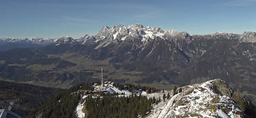
#> input picture assets/pythonsnacks/clustering/dachstein.png, 256 x 118 px, shrunk from 2110 x 976 before the run
$ python ClusteringDemo.py
#> lines starting #> are read from the running program, lines starting #| are printed output that depends on the picture
#!/usr/bin/env python3
"""
==============================================================
IMAGE SEGMENTATION DEMO — USING KMEANS OR GMM (NO RESIZING)
==============================================================

This demo segments an image into visually coherent regions
based on pixel color and spatial position.

Supported methods:
------------------
- KMeans:     assigns each pixel to one of K clusters
- GMM:        Gaussian Mixture Model with soft (probabilistic) memberships

Outputs:
--------
- segmentation_flexible.png   (hard segmentation)
- soft_blended.png            (soft color mixture, only if GMM)
- soft_cluster{k}.png         (per-cluster membership maps, only if GMM)
- soft_entropy.png            (uncertainty / entropy map, only if GMM)

Dependencies:
-------------
pip install numpy pillow matplotlib scikit-learn
"""

from pathlib import Path
from typing import Optional, Tuple
import numpy as np
from PIL import Image
import matplotlib.pyplot as plt

# --- scikit-learn imports ---
from sklearn.cluster import KMeans
from sklearn.mixture import GaussianMixture
from sklearn.preprocessing import StandardScaler
from matplotlib.colors import rgb_to_hsv, hsv_to_rgb


# ===================== CONFIGURATION =====================
IMAGE_PATH       = "dachstein.png"   # Path to your image file
OUTPUT_FIG       = "segmentation_flexible.png"  # main output filename
N_CLUSTERS       = 10                 # Number of clusters (K)
CLUSTER_METHOD   = "gmm"          # "kmeans" or "gmm"
COLOR_SPACE      = "rgb"             # "rgb" or "hsv" (feature space)
INCLUDE_XY       = True              # Include pixel coordinates as features
XY_SCALE         = 0.25              # Relative weight of XY features
STANDARDIZE      = True              # Apply feature standardization
RANDOM_STATE     = 0                 # Reproducibility seed
# ==========================================================


# ---------------------------------------------------------------------
# 1. IMAGE LOADING AND PREPROCESSING
# ---------------------------------------------------------------------

def load_image(path: str | Path) -> np.ndarray:
    """
    Load an image, convert to RGB, and return a float32 array in [0,1].
    The original resolution is preserved — no resizing or cropping.
    """
    img = Image.open(path).convert("RGB")
    return np.asarray(img, dtype=np.float32) / 255.0


def to_color_space(img_rgb: np.ndarray, color_space: str) -> np.ndarray:
    """
    Convert image to the desired color space.
    Supports only 'rgb' (identity) and 'hsv' (Hue-Saturation-Value).
    """
    cs = color_space.lower()
    if cs == "rgb":
        return img_rgb
    if cs == "hsv":
        return rgb_to_hsv(img_rgb).astype(np.float32)
    raise ValueError("COLOR_SPACE must be 'rgb' or 'hsv'.")


# ---------------------------------------------------------------------
# 2. FEATURE CONSTRUCTION
# ---------------------------------------------------------------------

def build_features(
    img_rgb: np.ndarray,
    color_space: str = "rgb",
    include_xy: bool = True,
    xy_scale: float = 0.25,
    standardize: bool = True,
) -> tuple[np.ndarray, Optional[StandardScaler]]:
    """
    Construct per-pixel feature vectors.

    Each pixel contributes:
        - 3 color components (RGB or HSV)
        - optionally 2 coordinates (y,x) normalized to [0,1] and scaled

    Returns:
        X: (H*W, D) feature matrix (rows = pixels, columns = features)
        scaler: fitted StandardScaler or None
    """
    H, W, _ = img_rgb.shape

    # Convert to desired color representation
    img_cs = to_color_space(img_rgb, color_space)

    # Flatten color channels → shape (N,3)
    color_feat = img_cs.reshape(-1, 3).astype(np.float32)

    # Optionally append spatial coordinates
    feats = [color_feat]
    if include_xy:
        # Create normalized coordinate grid
        y = np.linspace(0, 1, H, dtype=np.float32)
        x = np.linspace(0, 1, W, dtype=np.float32)
        yy, xx = np.meshgrid(y, x, indexing="ij")
        xy = np.stack([yy.ravel(), xx.ravel()], axis=1) * xy_scale
        feats.append(xy.astype(np.float32))

    # Combine color and coordinate features
    X = np.concatenate(feats, axis=1)

    # Optional normalization (zero mean, unit variance per feature)
    scaler = None
    if standardize:
        scaler = StandardScaler()
        X = scaler.fit_transform(X)

    return X, scaler


# ---------------------------------------------------------------------
# 3. CLUSTERING
# ---------------------------------------------------------------------

def run_clustering(X: np.ndarray, method: str, n_clusters: int) -> Tuple[np.ndarray, Optional[np.ndarray]]:
    """
    Run pixel-level clustering using the chosen method.

    Arguments:
        X           : feature matrix (H*W, D)
        method      : "kmeans" or "gmm"
        n_clusters  : number of clusters (K)

    Returns:
        labels  : (N,) hard cluster assignments
        probs   : (N,K) soft probabilities (only for GMM)
    """
    method = method.lower()
    if method == "kmeans":
        # KMeans provides hard assignments only
        km = KMeans(n_clusters=n_clusters, n_init=10, random_state=RANDOM_STATE)
        labels = km.fit_predict(X)
        probs = None

    elif method == "gmm":
        # Gaussian Mixture allows probabilistic (soft) assignments
        gmm = GaussianMixture(n_components=n_clusters, random_state=RANDOM_STATE)
        labels = gmm.fit_predict(X)        # cluster with highest probability
        probs  = gmm.predict_proba(X)      # full soft membership matrix
        print(probs)

    else:
        raise ValueError("CLUSTER_METHOD must be 'kmeans' or 'gmm'.")

    return labels, probs


# ---------------------------------------------------------------------
# 4. VISUALIZATION UTILITIES
# ---------------------------------------------------------------------

def colorize_labels(labels_2d: np.ndarray) -> np.ndarray:
    """
    Assign visually distinct colors to integer cluster labels.

    - Uses evenly spaced hues around the HSV color wheel.
    - Returns an RGB float32 image in [0,1].
    """
    H, W = labels_2d.shape
    flat = labels_2d.ravel()
    uniq = np.unique(flat)
    K = len(uniq)

    if K <= 1:
        return np.ones((H, W, 3), dtype=np.float32)

    # Map arbitrary label IDs → [0..K-1]
    id_map = {lab: i for i, lab in enumerate(uniq)}
    idx = np.vectorize(id_map.get)(flat)

    # Build HSV colors
    hues = np.linspace(0.0, 1.0, K, endpoint=False, dtype=np.float32)
    hsv = np.zeros((flat.size, 3), dtype=np.float32)
    hsv[:, 0] = hues[idx]    # hue depends on cluster id
    hsv[:, 1] = 0.75         # medium saturation
    hsv[:, 2] = 0.95         # bright
    rgb = hsv_to_rgb(hsv).reshape(H, W, 3)
    return rgb


def save_hard_figure(original: np.ndarray, labels_2d: np.ndarray, method_name: str, out_path: str | Path):
    """
    Save a 2-panel figure:
        Left  : original image
        Right : cluster-colored segmentation
    """
    seg_rgb = colorize_labels(labels_2d)
    fig, axes = plt.subplots(1, 2, figsize=(12, 6))
    axes[0].imshow(original)
    axes[0].set_title("Original Image")
    axes[0].axis("off")
    axes[1].imshow(seg_rgb)
    axes[1].set_title(f"{method_name.upper()} — Hard Segmentation")
    axes[1].axis("off")
    fig.tight_layout()
    fig.savefig(out_path, dpi=150, bbox_inches="tight")
    plt.close(fig)


# --------- Soft-clustering visualizations (for GMM only) ---------

def soft_blend(probabilities: np.ndarray) -> np.ndarray:
    """
    Blend cluster colors proportionally to their soft probabilities.
    Produces a smooth, watercolor-like visualization.
    """
    H, W, K = probabilities.shape

    # Define a unique hue for each cluster
    hues = np.linspace(0.0, 1.0, K, endpoint=False, dtype=np.float32)
    hsv = np.zeros((K, 3), dtype=np.float32)
    hsv[:, 0] = hues
    hsv[:, 1] = 0.75
    hsv[:, 2] = 0.95
    cluster_colors = hsv_to_rgb(hsv).astype(np.float32)  # shape (K,3)

    # Blend each pixel’s cluster colors weighted by probabilities
    blended = probabilities @ cluster_colors
    return np.clip(blended, 0.0, 1.0)


def save_soft_visualizations(probs: np.ndarray, H: int, W: int, out_prefix: str = "soft"):
    """
    Save all GMM-specific soft segmentation visualizations:
        1. Blended RGB map (soft_blended.png)
        2. Per-cluster heatmaps (soft_cluster{k}.png)
        3. Entropy (uncertainty) map (soft_entropy.png)
    """
    K = probs.shape[1]
    probs_2d = probs.reshape(H, W, K)

    # --- 1) Blended map ---
    blended = soft_blend(probs_2d)
    plt.imshow(blended)
    plt.title("Soft blended segmentation (GMM)")
    plt.axis("off")
    plt.savefig(f"{out_prefix}_blended.png", dpi=150, bbox_inches="tight")
    plt.close()

    # --- 2) Per-cluster heatmaps ---
    for k in range(K):
        plt.imshow(probs_2d[..., k], vmin=0.0, vmax=1.0, cmap="viridis")
        plt.title(f"Soft membership — cluster {k}")
        plt.axis("off")
        plt.colorbar(fraction=0.046, pad=0.04)
        plt.savefig(f"{out_prefix}_cluster{k}.png", dpi=150, bbox_inches="tight")
        plt.close()

    # --- 3) Entropy map: H(p) = -Σ p_k log(p_k) ---
    eps = 1e-12
    ent = -np.sum(probs_2d * np.log(probs_2d + eps), axis=-1)
    plt.imshow(ent, cmap="magma")
    plt.title("Soft uncertainty (entropy)")
    plt.axis("off")
    plt.colorbar(fraction=0.046, pad=0.04)
    plt.savefig(f"{out_prefix}_entropy.png", dpi=150, bbox_inches="tight")
    plt.close()


# ---------------------------------------------------------------------
# 5. RESULTS SUMMARY
# ---------------------------------------------------------------------

def print_results_info(labels: np.ndarray, method: str, n_clusters: int,
                       probs: Optional[np.ndarray], H: int, W: int):
    """
    Print a concise summary of clustering results:
      - Method, number of clusters, image size
      - Cluster size histogram
      - (if GMM) average confidence and entropy
    """
    N = labels.size
    unique, counts = np.unique(labels, return_counts=True)
    hist = dict(zip(unique.tolist(), counts.tolist()))

    print(f"[OK] Saved: {Path(OUTPUT_FIG).resolve()}")
    if probs is not None:
        print("Also saved: soft_blended.png, soft_cluster{k}.png, soft_entropy.png")

    print(f"[RESULTS] method={method}, K={n_clusters}, image={W}×{H}, pixels={N}")
    print(f"[RESULTS] cluster sizes: {hist}")

    if probs is not None:
        # mean maximum probability and entropy = model certainty indicators
        K = probs.shape[1]
        maxp = probs.max(axis=1).mean()
        eps = 1e-12
        ent = -np.sum(probs * np.log(probs + eps), axis=1).mean()
        print(f"[RESULTS] GMM mean max-prob={maxp:.3f}, mean entropy={ent:.3f} (log(K)={np.log(K):.3f})")
    print()


# ---------------------------------------------------------------------
# 6. MAIN EXECUTION PIPELINE
# ---------------------------------------------------------------------

def main():
    """
    1. Load image (original resolution).
    2. Construct per-pixel feature matrix.
    3. Cluster using KMeans or GMM.
    4. Generate and save visualizations.
    5. Print numerical summary of results.
    """
    path = Path(IMAGE_PATH)
    if not path.is_file():
        print(f"[ERROR] Image not found: {path.resolve()}")
        return

    # --- Step 1: Load image ---
    img = load_image(path)
    H, W, _ = img.shape
#> H = 118; W = 256

    # --- Step 2: Build features ---
    X, _ = build_features(
        img,
        color_space=COLOR_SPACE,
        include_xy=INCLUDE_XY,
        xy_scale=XY_SCALE,
        standardize=STANDARDIZE,
    )

    # --- Step 3: Cluster ---
    labels, probs = run_clustering(X, CLUSTER_METHOD, N_CLUSTERS)
#> (printed output is left out)
    labels_2d = labels.reshape(H, W)
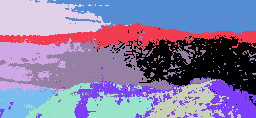
#> labels_2d: shape (118, 256) int64; 10 distinct labels, from 0 to 9; one colour per label, 0 black

    # --- Step 4: Visualizations ---
    save_hard_figure(img, labels_2d, CLUSTER_METHOD, OUTPUT_FIG)
#> in colorize_labels, `uniq = np.unique(flat)`: uniq = [0, 1, 2, 3, 4, 5, 6, 7, 8, 9]
#> in colorize_labels, `K = len(uniq)`: K = 10
#> in colorize_labels, `id_map = {lab: i for i, lab in enumerate(uniq)}`: id_map = 10 items
#> in save_hard_figure, `seg_rgb = colorize_labels(labels_2d)`:
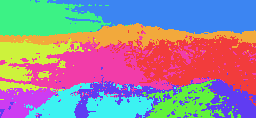
#> seg_rgb: shape (118, 256, 3) float32; mean of channels 0, 1, 2 0.607, 0.539, 0.601; drawn as R, G, B
#> in save_hard_figure, `fig.savefig(out_path, dpi=150, bbox_inches="tight")`:
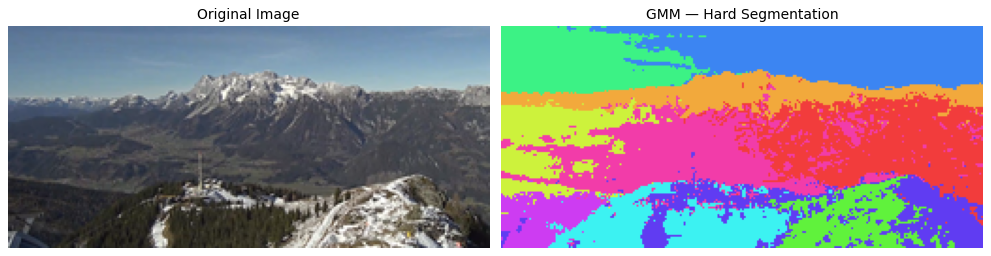
#> figure drawn by matplotlib, 2 panels
    if probs is not None:
        save_soft_visualizations(probs, H, W, out_prefix="soft")
#> in soft_blend, `blended = probabilities @ cluster_colors`:
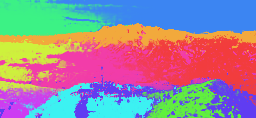
#> blended: shape (118, 256, 3) float64; mean of channels 0, 1, 2 0.606, 0.537, 0.606; drawn as R, G, B
#> the loop in save_soft_visualizations, `for k in range(K):` made 10 passes
#> pass 1, in save_soft_visualizations, `plt.savefig(f"{out_prefix}_cluster{k}.png", dpi=150, bbox_inches="tigh..`:
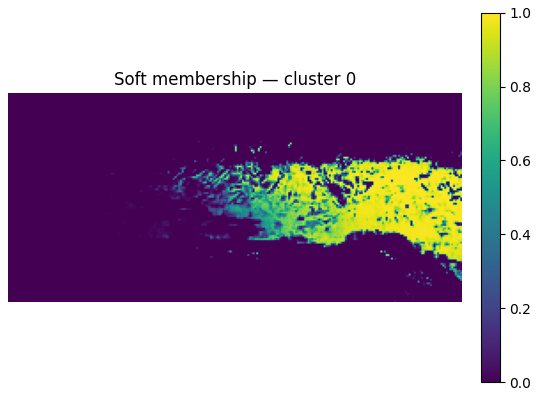
#> figure drawn by matplotlib, 2 panels
#> in save_soft_visualizations, `ent = -np.sum(probs_2d * np.log(probs_2d + eps), axis=-1)`:
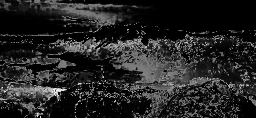
#> ent: shape (118, 256) float64; min -1e-12, max 1.41, mean 0.203; drawn with min black and max white
#> in save_soft_visualizations, `plt.savefig(f"{out_prefix}_entropy.png", dpi=150, bbox_inches="tight")`:
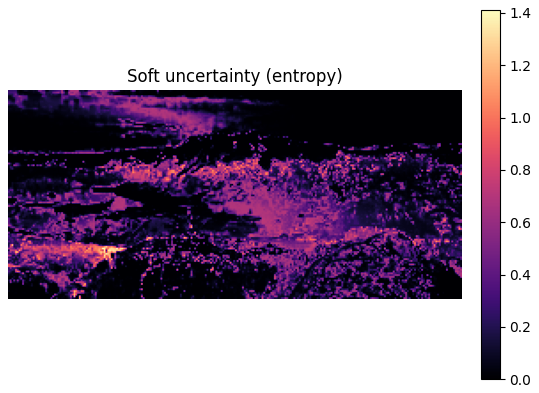
#> figure drawn by matplotlib, 2 panels

    # --- Step 5: Print summary ---
    print_results_info(labels, CLUSTER_METHOD, N_CLUSTERS, probs, H, W)
#> in print_results_info, `unique, counts = np.unique(labels, return_counts=True)`: unique = [0, 1, 2, 3, 4, 5, 6, 7, 8, 9]; counts = [4558, 2776, 2089, 1652, 2957, 2407, 5033, 2744, 1128, 4864]
#> in print_results_info, `hist = dict(zip(unique.tolist(), counts.tolist()))`: hist = 10 items
#| [RESULTS] method=gmm, K=10, image=256×118, pixels=30208
#| [RESULTS] cluster sizes: {0: 4558, 1: 2776, 2: 2089, 3: 1652, 4: 2957, 5: 2407, 6: 5033, 7: 2744, 8: 1128, 9: 4864}
#> in print_results_info, `maxp = probs.max(axis=1).mean()`: maxp = 0.918
#> in print_results_info, `ent = -np.sum(probs * np.log(probs + eps), axis=1).mean()`: ent = 0.203
#| [RESULTS] GMM mean max-prob=0.918, mean entropy=0.203 (log(K)=2.303)


# ---------------------------------------------------------------------
# Run the script
# ---------------------------------------------------------------------

if __name__ == "__main__":
    main()
